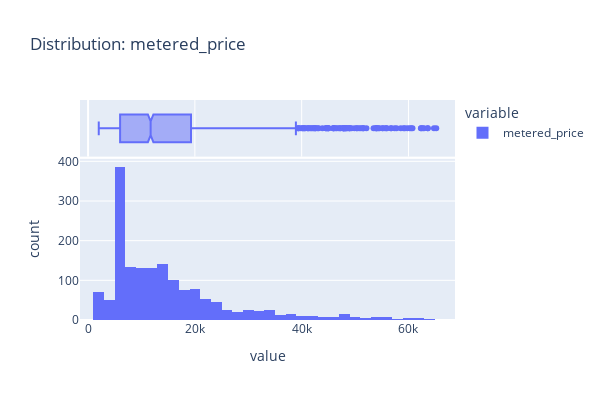
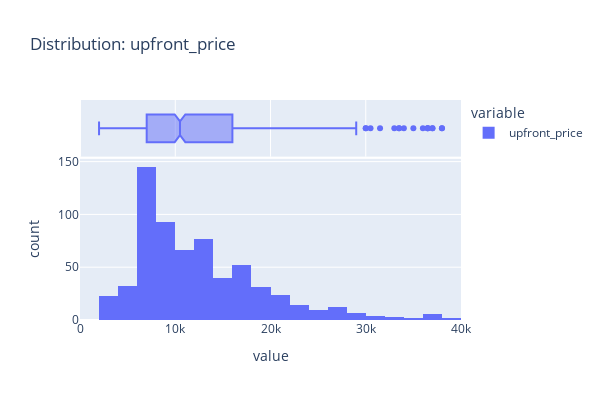
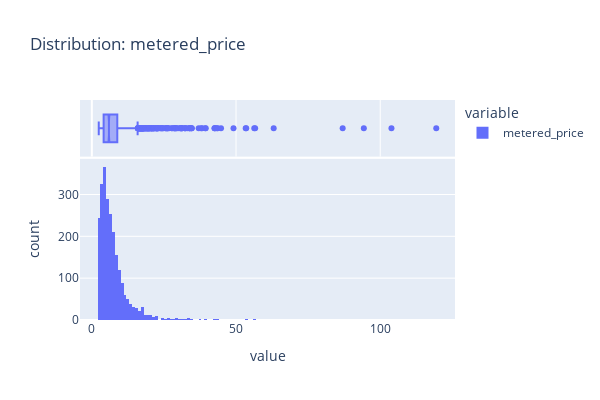
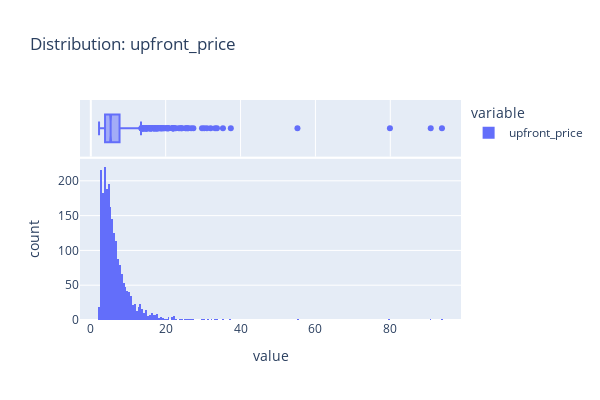

The code cell stored with these charts, in order, in its notebook:
### Code cell
for eu in [0,1]:
    for co in ['metered_price', 'upfront_price']:
        print('EU:',eu)
        fig = px.histogram(final_df[(final_df[co]<=final_df[co].quantile(.99))&
                                    (final_df[co]>=final_df[co].quantile(.01))&
                                    (final_df['eu_indicator']==eu)][co], height=400, width=600,
                          title='Distribution: {}'.format(co), marginal='box')
        fig.show()

### Figure 1 — Plotly figure (JSON) as saved in the notebook; plotly's stock layout.template omitted (floating-point values rounded to 4 significant figures; data arrays with more than 128 entries replaced by an {"elided": "..."} marker saying what was removed)
{"data": [{"alignmentgroup": "True", "bingroup": "x", "hovertemplate": "variable=metered_price<br>value=%{x}<br>count=%{y}<extra></extra>", "legendgroup": "metered_price", "marker": {"color": "#636efa", "pattern": {"shape": ""}}, "name": "metered_price", "offsetgroup": "metered_price", "orientation": "v", "showlegend": true, "type": "histogram", "x": {"elided": "1640 float values"}, "xaxis": "x", "yaxis": "y"}, {"alignmentgroup": "True", "hovertemplate": "variable=metered_price<br>value=%{x}<extra></extra>", "legendgroup": "metered_price", "marker": {"color": "#636efa"}, "name": "metered_price", "notched": true, "offsetgroup": "metered_price", "showlegend": false, "type": "box", "x": {"elided": "1640 float values"}, "xaxis": "x2", "yaxis": "y2"}], "layout": {"barmode": "relative", "height": 400, "legend": {"title": {"text": "variable"}, "tracegroupgap": 0}, "title": {"text": "Distribution: metered_price"}, "width": 600, "xaxis": {"anchor": "y", "domain": [0, 1], "title": {"text": "value"}}, "xaxis2": {"anchor": "y2", "domain": [0, 1], "matches": "x", "showgrid": true, "showticklabels": false}, "yaxis": {"anchor": "x", "domain": [0, 0.7326], "title": {"text": "count"}}, "yaxis2": {"anchor": "x2", "domain": [0.7426, 1], "matches": "y2", "showgrid": false, "showline": false, "showticklabels": false, "ticks": ""}}}

### Figure 2 — Plotly figure (JSON) as saved in the notebook; plotly's stock layout.template omitted (floating-point values rounded to 4 significant figures; data arrays with more than 128 entries replaced by an {"elided": "..."} marker saying what was removed)
{"data": [{"alignmentgroup": "True", "bingroup": "x", "hovertemplate": "variable=upfront_price<br>value=%{x}<br>count=%{y}<extra></extra>", "legendgroup": "upfront_price", "marker": {"color": "#636efa", "pattern": {"shape": ""}}, "name": "upfront_price", "offsetgroup": "upfront_price", "orientation": "v", "showlegend": true, "type": "histogram", "x": {"elided": "642 int values"}, "xaxis": "x", "yaxis": "y"}, {"alignmentgroup": "True", "hovertemplate": "variable=upfront_price<br>value=%{x}<extra></extra>", "legendgroup": "upfront_price", "marker": {"color": "#636efa"}, "name": "upfront_price", "notched": true, "offsetgroup": "upfront_price", "showlegend": false, "type": "box", "x": {"elided": "642 int values"}, "xaxis": "x2", "yaxis": "y2"}], "layout": {"barmode": "relative", "height": 400, "legend": {"title": {"text": "variable"}, "tracegroupgap": 0}, "title": {"text": "Distribution: upfront_price"}, "width": 600, "xaxis": {"anchor": "y", "domain": [0, 1], "title": {"text": "value"}}, "xaxis2": {"anchor": "y2", "domain": [0, 1], "matches": "x", "showgrid": true, "showticklabels": false}, "yaxis": {"anchor": "x", "domain": [0, 0.7326], "title": {"text": "count"}}, "yaxis2": {"anchor": "x2", "domain": [0.7426, 1], "matches": "y2", "showgrid": false, "showline": false, "showticklabels": false, "ticks": ""}}}

### Figure 3 — Plotly figure (JSON) as saved in the notebook; plotly's stock layout.template omitted (floating-point values rounded to 4 significant figures; data arrays with more than 128 entries replaced by an {"elided": "..."} marker saying what was removed)
{"data": [{"alignmentgroup": "True", "bingroup": "x", "hovertemplate": "variable=metered_price<br>value=%{x}<br>count=%{y}<extra></extra>", "legendgroup": "metered_price", "marker": {"color": "#636efa", "pattern": {"shape": ""}}, "name": "metered_price", "offsetgroup": "metered_price", "orientation": "v", "showlegend": true, "type": "histogram", "x": {"elided": "2425 float values"}, "xaxis": "x", "yaxis": "y"}, {"alignmentgroup": "True", "hovertemplate": "variable=metered_price<br>value=%{x}<extra></extra>", "legendgroup": "metered_price", "marker": {"color": "#636efa"}, "name": "metered_price", "notched": true, "offsetgroup": "metered_price", "showlegend": false, "type": "box", "x": {"elided": "2425 float values"}, "xaxis": "x2", "yaxis": "y2"}], "layout": {"barmode": "relative", "height": 400, "legend": {"title": {"text": "variable"}, "tracegroupgap": 0}, "title": {"text": "Distribution: metered_price"}, "width": 600, "xaxis": {"anchor": "y", "domain": [0, 1], "title": {"text": "value"}}, "xaxis2": {"anchor": "y2", "domain": [0, 1], "matches": "x", "showgrid": true, "showticklabels": false}, "yaxis": {"anchor": "x", "domain": [0, 0.7326], "title": {"text": "count"}}, "yaxis2": {"anchor": "x2", "domain": [0.7426, 1], "matches": "y2", "showgrid": false, "showline": false, "showticklabels": false, "ticks": ""}}}

### Figure 4 — Plotly figure (JSON) as saved in the notebook; plotly's stock layout.template omitted (floating-point values rounded to 4 significant figures; data arrays with more than 128 entries replaced by an {"elided": "..."} marker saying what was removed)
{"data": [{"alignmentgroup": "True", "bingroup": "x", "hovertemplate": "variable=upfront_price<br>value=%{x}<br>count=%{y}<extra></extra>", "legendgroup": "upfront_price", "marker": {"color": "#636efa", "pattern": {"shape": ""}}, "name": "upfront_price", "offsetgroup": "upfront_price", "orientation": "v", "showlegend": true, "type": "histogram", "x": {"elided": "2251 float values"}, "xaxis": "x", "yaxis": "y"}, {"alignmentgroup": "True", "hovertemplate": "variable=upfront_price<br>value=%{x}<extra></extra>", "legendgroup": "upfront_price", "marker": {"color": "#636efa"}, "name": "upfront_price", "notched": true, "offsetgroup": "upfront_price", "showlegend": false, "type": "box", "x": {"elided": "2251 float values"}, "xaxis": "x2", "yaxis": "y2"}], "layout": {"barmode": "relative", "height": 400, "legend": {"title": {"text": "variable"}, "tracegroupgap": 0}, "title": {"text": "Distribution: upfront_price"}, "width": 600, "xaxis": {"anchor": "y", "domain": [0, 1], "title": {"text": "value"}}, "xaxis2": {"anchor": "y2", "domain": [0, 1], "matches": "x", "showgrid": true, "showticklabels": false}, "yaxis": {"anchor": "x", "domain": [0, 0.7326], "title": {"text": "count"}}, "yaxis2": {"anchor": "x2", "domain": [0.7426, 1], "matches": "y2", "showgrid": false, "showline": false, "showticklabels": false, "ticks": ""}}}
